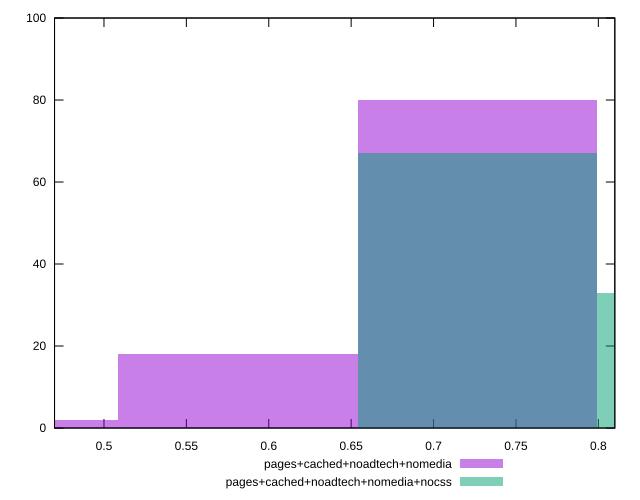

Here is the gnuplot script that generated this plot:
reset

$pagesCachedNoadtechNomedia <<EOF
0.4360483880891972 2
0.5813978507855962 18
0.7267473134819953 80
EOF

$pagesCachedNoadtechNomediaNocss <<EOF
0.7267473134819953 67
0.8720967761783944 33
EOF

set key outside below
set boxwidth 0.14534946269639906
set xrange [0.47:0.81]
set yrange [0:100]
set trange [0:100]
set style fill transparent solid 0.5 noborder
set terminal svg size 640, 500 enhanced background rgb 'white'
set output "report_00017_2021-02-10T15-08-03.406Z/meta/score/comparison/histogram/3_vs_4.svg"

plot $pagesCachedNoadtechNomedia title "pages+cached+noadtech+nomedia" with boxes, \
     $pagesCachedNoadtechNomediaNocss title "pages+cached+noadtech+nomedia+nocss" with boxes

reset
